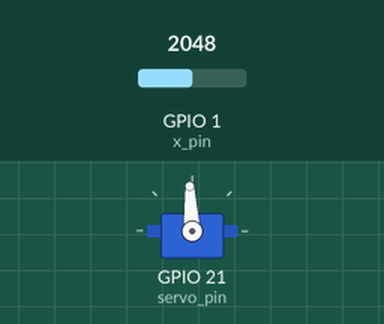
Bench run of a sketch on a simulated ESP32. On the bench: servo. Inputs (shaded band) come from the test bench; at power-on: GPIO 1 (x_pin) = 2048. Servo pulses on a pin are drawn as a servo (544–2400 µs = 0–180°).

Above: at 1.2 s.
1.3 s: GPIO 1 (x_pin) set to 2866
At 1.6 s:
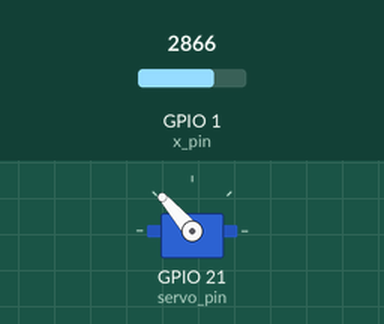
2.8 s: GPIO 1 (x_pin) set to 3603
At 4.0 s:
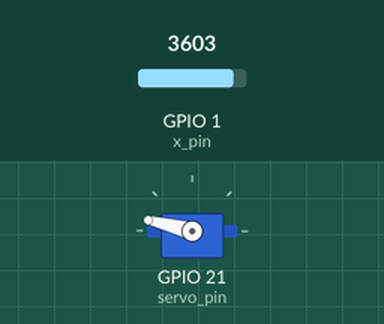
4.3 s: GPIO 1 (x_pin) set to 4095
At 5.3 s:
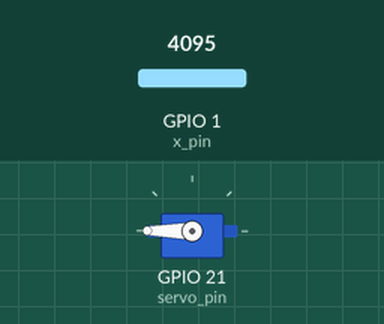
5.8 s: GPIO 1 (x_pin) set to 1228
At 6.5 s:
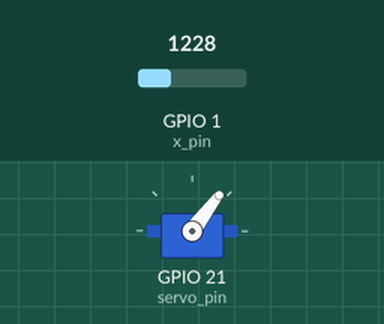
7.3 s: GPIO 1 (x_pin) set to 491
At 7.7 s:
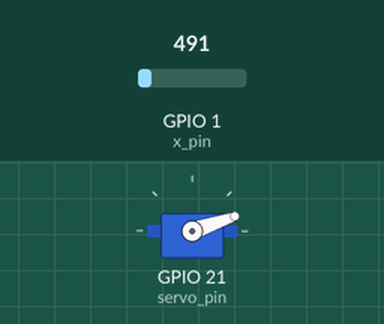
Timing chart, 0 to 9.8 s (numbered marks = the images above; inputs shaded):
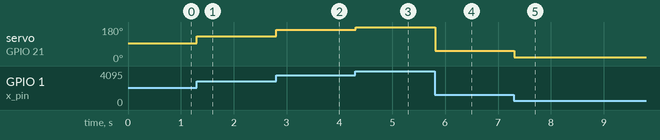

Measured:
- after the input at 1.3 s, servo on GPIO 21 (servo_pin): 93° → 131° at once
- after the input at 2.8 s, servo on GPIO 21 (servo_pin): 131° → 166° at once
- after the input at 4.3 s, servo on GPIO 21 (servo_pin): 166° → 180° at once
- after the input at 5.8 s, servo on GPIO 21 (servo_pin): 180° → 53° at once
- after the input at 7.3 s, servo on GPIO 21 (servo_pin): 53° → 19° at once

The sketch:

servo_joystick.ino
```cpp
// 定义舵机控制引脚和通道
const int servo_pin = 21;  // 舵机PWM信号输出引脚
const int servo_ch = 0;    // 使用ESP32的PWM通道0

// 定义摇杆X轴输入引脚
const int x_pin = 1;

void setup()
{
  // 配置PWM通道
  // 参数: 通道号, 频率50Hz, 分辨率12位(0-4095)
  ledcSetup(servo_ch, 50, 12);

  // 将PWM通道绑定到输出引脚 GPIO21
  ledcAttachPin(servo_pin, servo_ch);

  // 设置摇杆X轴引脚为输入模式
  pinMode(x_pin, INPUT);
}

void loop()
{
  // 读取摇杆X轴的模拟数值(0-4095)
  int x_adc = analogRead(x_pin);

  // 计算舵机PWM信号的最小宽度(0.5ms对应的计数值)
  int min_width = (0.5 * 4096) / 20;

  // 计算舵机PWM信号的最大宽度(2.5ms对应的计数值)
  int max_width = (2.5 * 4096) / 20;

  // 计算角度到PWM计数值的转换系数
  double k = (max_width - min_width)/180.0;

  // 将摇杆的ADC值映射到舵机角度范围，并转换为对应的PWM计数值
  int duty = x_adc * 180 * k / 4095 + min_width;

  // 输出PWM信号控制舵机
  ledcWrite(servo_ch, duty);

  // 延时100ms，控制更新频率
  delay(100);
}
```
